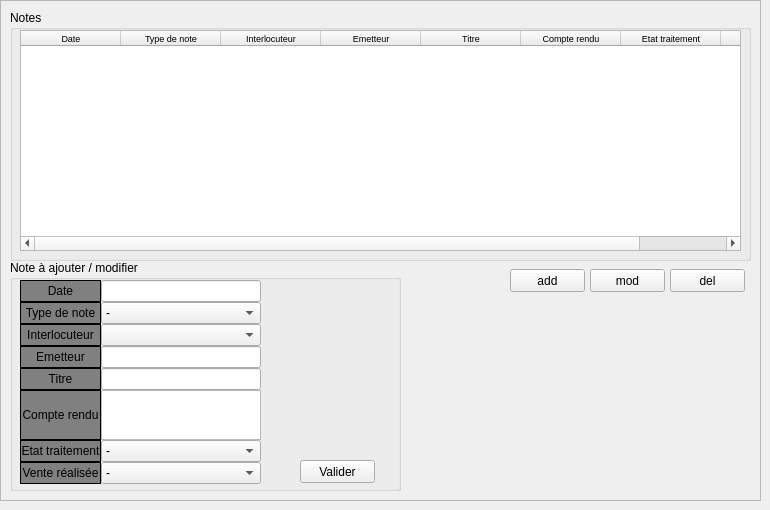
    <widget class="QWidget" name="tab_9">
     <attribute name="title">
      <string>Page</string>
     </attribute>
     <widget class="QFrame" name="frame_notes">
      <property name="geometry">
       <rect>
        <x>0</x>
        <y>0</y>
        <width>761</width>
        <height>501</height>
       </rect>
      </property>
      <property name="frameShape">
       <enum>QFrame::StyledPanel</enum>
      </property>
      <property name="frameShadow">
       <enum>QFrame::Raised</enum>
      </property>
      <widget class="QGroupBox" name="groupBox_9">
       <property name="geometry">
        <rect>
         <x>10</x>
         <y>10</y>
         <width>741</width>
         <height>251</height>
        </rect>
       </property>
       <property name="title">
        <string>Notes</string>
       </property>
       <property name="checkable">
        <bool>false</bool>
       </property>
       <widget class="QTableWidget" name="notes_tab">
        <property name="geometry">
         <rect>
          <x>10</x>
          <y>20</y>
          <width>721</width>
          <height>221</height>
         </rect>
        </property>
        <property name="font">
         <font>
          <pointsize>7</pointsize>
         </font>
        </property>
        <attribute name="horizontalHeaderDefaultSectionSize">
         <number>100</number>
        </attribute>
        <attribute name="verticalHeaderDefaultSectionSize">
         <number>30</number>
        </attribute>
        <attribute name="verticalHeaderMinimumSectionSize">
         <number>15</number>
        </attribute>
        <column>
         <property name="text">
          <string>Date</string>
         </property>
         <property name="font">
          <font>
           <pointsize>7</pointsize>
          </font>
         </property>
        </column>
        <column>
         <property name="text">
          <string>Type de note</string>
         </property>
         <property name="font">
          <font>
           <pointsize>7</pointsize>
          </font>
         </property>
        </column>
        <column>
         <property name="text">
          <string>Interlocuteur</string>
         </property>
         <property name="font">
          <font>
           <pointsize>7</pointsize>
          </font>
         </property>
        </column>
        <column>
         <property name="text">
          <string>Emetteur</string>
         </property>
         <property name="font">
          <font>
           <pointsize>7</pointsize>
          </font>
         </property>
        </column>
        <column>
         <property name="text">
          <string>Titre</string>
         </property>
         <property name="font">
          <font>
           <pointsize>7</pointsize>
          </font>
         </property>
        </column>
        <column>
         <property name="text">
          <string>Compte rendu</string>
         </property>
         <property name="font">
          <font>
           <pointsize>7</pointsize>
          </font>
         </property>
        </column>
        <column>
         <property name="text">
          <string>Etat traitement</string>
         </property>
         <property name="font">
          <font>
           <pointsize>7</pointsize>
          </font>
         </property>
        </column>
        <column>
         <property name="text">
          <string>Vente réalisée</string>
         </property>
         <property name="font">
          <font>
           <pointsize>7</pointsize>
          </font>
         </property>
        </column>
       </widget>
      </widget>
      <widget class="QPushButton" name="notes_mod">
       <property name="geometry">
        <rect>
         <x>590</x>
         <y>269</y>
         <width>75</width>
         <height>23</height>
        </rect>
       </property>
       <property name="text">
        <string>mod</string>
       </property>
      </widget>
      <widget class="QPushButton" name="notes_del">
       <property name="geometry">
        <rect>
         <x>670</x>
         <y>269</y>
         <width>75</width>
         <height>23</height>
        </rect>
       </property>
       <property name="text">
        <string>del</string>
       </property>
      </widget>
      <widget class="QGroupBox" name="groupBox_17">
       <property name="geometry">
        <rect>
         <x>10</x>
         <y>260</y>
         <width>391</width>
         <height>231</height>
        </rect>
       </property>
       <property name="title">
        <string>Note à ajouter / modifier</string>
       </property>
       <widget class="QWidget" name="gridLayoutWidget_4">
        <property name="geometry">
         <rect>
          <x>10</x>
          <y>20</y>
          <width>241</width>
          <height>204</height>
         </rect>
        </property>
        <layout class="QGridLayout" name="gridLayout_4">
         <property name="spacing">
          <number>0</number>
         </property>
         <item row="0" column="0">
          <widget class="QLabel" name="label_23">
           <property name="styleSheet">
            <string notr="true">background: grey; border: 1px solid black;</string>
           </property>
           <property name="text">
            <string>Date</string>
           </property>
           <property name="alignment">
            <set>Qt::AlignCenter</set>
           </property>
          </widget>
         </item>
         <item row="1" column="0">
          <widget class="QLabel" name="label_24">
           <property name="styleSheet">
            <string notr="true">background: grey; border: 1px solid black;</string>
           </property>
           <property name="text">
            <string>Type de note</string>
           </property>
           <property name="alignment">
            <set>Qt::AlignCenter</set>
           </property>
          </widget>
         </item>
         <item row="2" column="0">
          <widget class="QLabel" name="label_25">
           <property name="styleSheet">
            <string notr="true">background: grey; border: 1px solid black;</string>
           </property>
           <property name="text">
            <string>Interlocuteur</string>
           </property>
           <property name="alignment">
            <set>Qt::AlignCenter</set>
           </property>
          </widget>
         </item>
         <item row="3" column="0">
          <widget class="QLabel" name="label_26">
           <property name="styleSheet">
            <string notr="true">background: grey; border: 1px solid black;</string>
           </property>
           <property name="text">
            <string>Emetteur</string>
           </property>
           <property name="alignment">
            <set>Qt::AlignCenter</set>
           </property>
          </widget>
         </item>
         <item row="4" column="0">
          <widget class="QLabel" name="label_27">
           <property name="styleSheet">
            <string notr="true">background: grey; border: 1px solid black;</string>
           </property>
           <property name="text">
            <string>Titre</string>
           </property>
           <property name="alignment">
            <set>Qt::AlignCenter</set>
           </property>
          </widget>
         </item>
         <item row="4" column="1">
          <widget class="QLineEdit" name="notes_titre_edit"/>
         </item>
         <item row="5" column="0">
          <widget class="QLabel" name="label_28">
           <property name="enabled">
            <bool>true</bool>
           </property>
           <property name="styleSheet">
            <string notr="true">background: grey; border: 1px solid black;</string>
           </property>
           <property name="text">
            <string>Compte rendu</string>
           </property>
           <property name="alignment">
            <set>Qt::AlignCenter</set>
           </property>
          </widget>
         </item>
         <item row="7" column="0">
          <widget class="QLabel" name="label_30">
           <property name="styleSheet">
            <string notr="true">background: grey; border: 1px solid black;</string>
           </property>
           <property name="text">
            <string>Vente réalisée</string>
           </property>
           <property name="alignment">
            <set>Qt::AlignCenter</set>
           </property>
          </widget>
         </item>
         <item row="0" column="1">
          <widget class="QLineEdit" name="notes_date_edit"/>
         </item>
         <item row="2" column="1">
          <widget class="QComboBox" name="notes_interlocuteur_edit"/>
         </item>
         <item row="1" column="1">
          <widget class="QComboBox" name="notes_type_edit">
           <item>
            <property name="text">
             <string>-</string>
            </property>
           </item>
           <item>
            <property name="text">
             <string>Téléphone</string>
            </property>
           </item>
           <item>
            <property name="text">
             <string>Fax</string>
            </property>
           </item>
           <item>
            <property name="text">
             <string>Mail</string>
            </property>
           </item>
           <item>
            <property name="text">
             <string>Visite</string>
            </property>
           </item>
           <item>
            <property name="text">
             <string>Courrier</string>
            </property>
           </item>
          </widget>
         </item>
         <item row="3" column="1">
          <widget class="QLineEdit" name="notes_emetteur_edit"/>
         </item>
         <item row="5" column="1">
          <widget class="QTextEdit" name="notes_cr_edit"/>
         </item>
         <item row="6" column="0">
          <widget class="QLabel" name="label_29">
           <property name="styleSheet">
            <string notr="true">background: grey; border: 1px solid black;</string>
           </property>
           <property name="text">
            <string>Etat traitement</string>
           </property>
           <property name="alignment">
            <set>Qt::AlignCenter</set>
           </property>
          </widget>
         </item>
         <item row="6" column="1">
          <widget class="QComboBox" name="notes_traitement_edit">
           <item>
            <property name="text">
             <string>-</string>
            </property>
           </item>
           <item>
            <property name="text">
             <string>Traité</string>
            </property>
           </item>
           <item>
            <property name="text">
             <string>En cours</string>
            </property>
           </item>
           <item>
            <property name="text">
             <string>Non traitée</string>
            </property>
           </item>
          </widget>
         </item>
         <item row="7" column="1">
          <widget class="QComboBox" name="notes_real_edit">
           <item>
            <property name="text">
             <string>-</string>
            </property>
           </item>
           <item>
            <property name="text">
             <string>Oui</string>
            </property>
           </item>
           <item>
            <property name="text">
             <string>Non</string>
            </property>
           </item>
          </widget>
         </item>
        </layout>
       </widget>
       <widget class="QPushButton" name="notes_valid_note">
        <property name="geometry">
         <rect>
          <x>290</x>
          <y>200</y>
          <width>75</width>
          <height>23</height>
         </rect>
        </property>
        <property name="text">
         <string>Valider</string>
        </property>
       </widget>
      </widget>
      <widget class="QPushButton" name="notes_add">
       <property name="geometry">
        <rect>
         <x>510</x>
         <y>269</y>
         <width>75</width>
         <height>23</height>
        </rect>
       </property>
       <property name="text">
        <string>add</string>
       </property>
      </widget>
     </widget>
    </widget>
